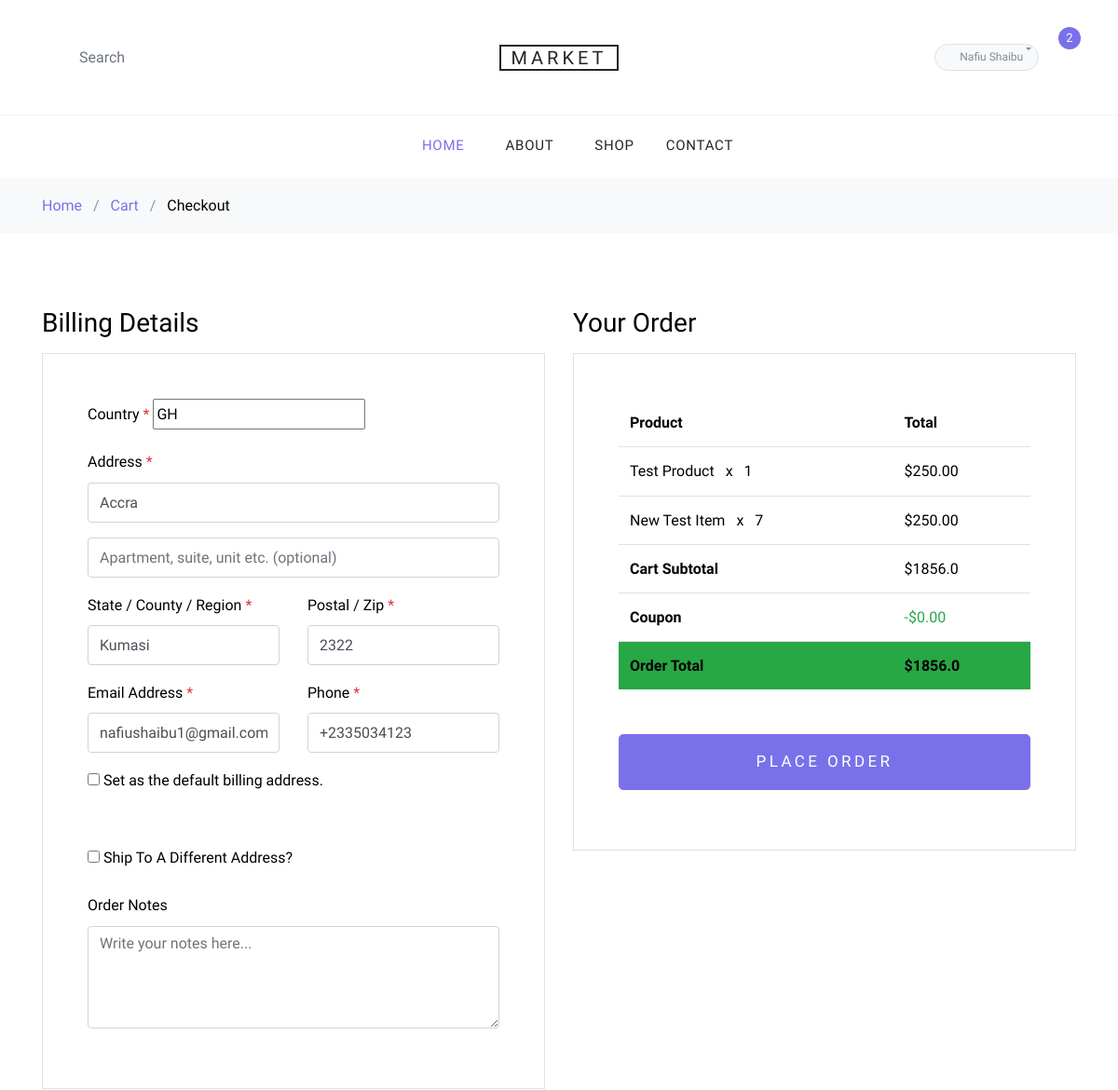
The app's page /shop/user/cart/checkout/ (signed in, upper part), older data.
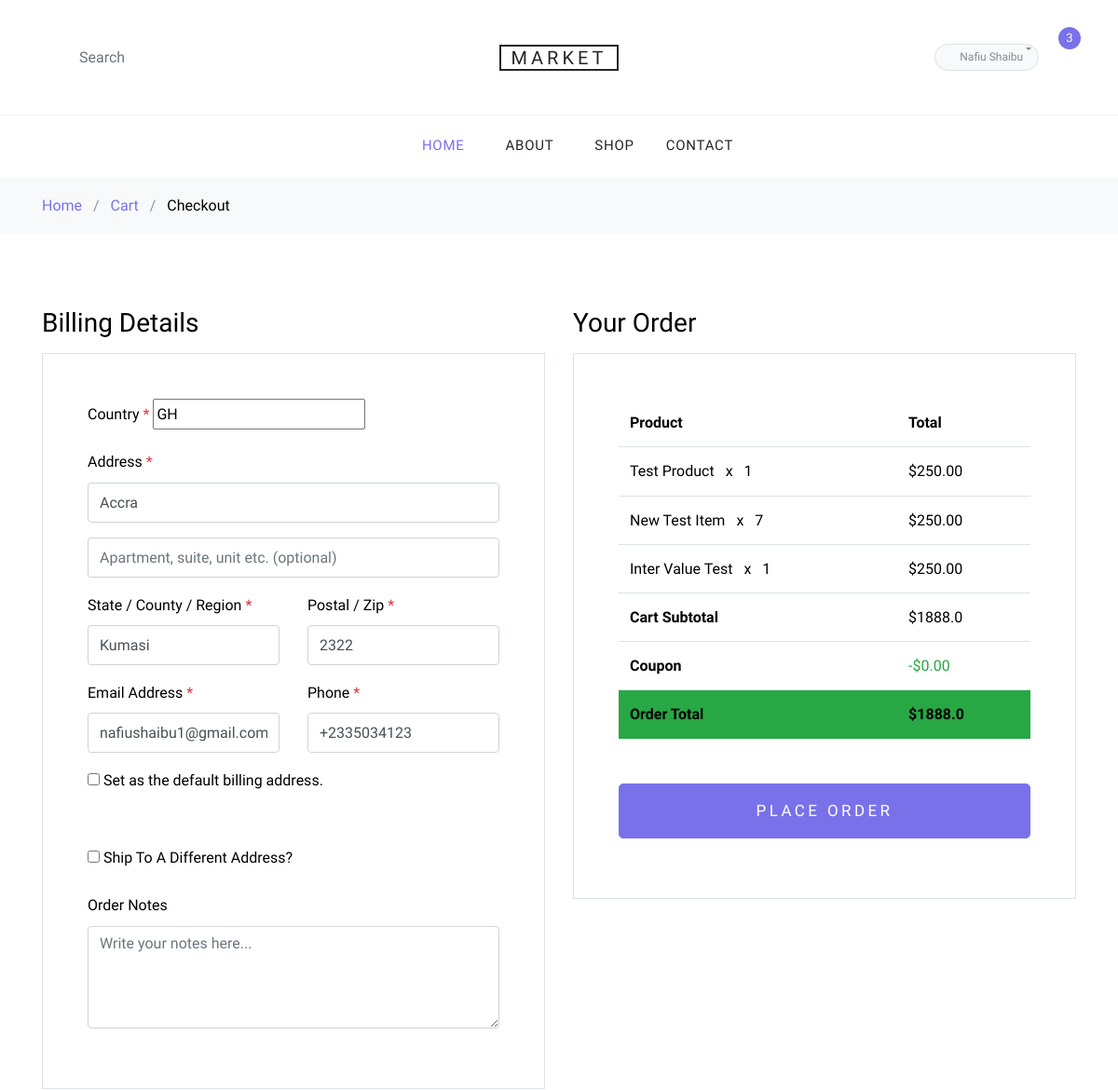
The same page, newer data.
### shop/models/order.py (models this page shows, shortened)
class Order(models.Model):
    ORDER_PENDING = "PENDING"
    ORDER_ORDERED = "ORDERED"
    ORDER_DELIVERED = "DELIVERED"
    ORDER_RECEIVED = "RECEIVED"
    ORDER_STATUS = (
        (ORDER_PENDING, "pending"),
        (ORDER_ORDERED, "ordered"),
        (ORDER_DELIVERED, 'deliver'),
        (ORDER_RECEIVED, 'received')
    )
    user = models.ForeignKey(User, on_delete=models.CASCADE)
    ref_code = models.CharField(max_length=20, blank=True, null=True)
    items = models.ManyToManyField(OrderedItem, related_name="order")
    start_date = models.DateTimeField(auto_now_add=True)
    ordered_date = models.DateTimeField()
    ordered = models.BooleanField(default=False)
    shipping_address = models.ForeignKey(Address, related_name='shipping_address',
                                         on_delete=models.SET_NULL, blank=True, null=True)
    billing_address = models.ForeignKey(Address, related_name='billing_address',
                                        on_delete=models.SET_NULL, blank=True, null=True)
    coupon = models.ForeignKey(Coupon, on_delete=models.SET_NULL, blank=True, null=True)
    order_status = models.CharField(choices=ORDER_STATUS, max_length=30)
    refund_requested = models.BooleanField(default=False)
    refund_granted = models.BooleanField(default=False)
    @classmethod
    def get_user_pending_order(cls, user=None):
        if user.is_authenticated:
            order_qs = cls.objects.filter(user=user, order_status=cls.ORDER_PENDING)
            return order_qs[0] if order_qs.exists() else None
        return None
    def get_sub_total(self):
        total = 0
        for order_item in self.items.all():
            total += order_item.get_final_price()
        return total
    def get_total(self):
        total = 0
        for order_item in self.items.all():
            total += order_item.get_final_price()
        if self.coupon:
            total -= self.coupon.amount
        return total

class OrderedItem(models.Model):
    user = models.ForeignKey(User, on_delete=models.CASCADE)
    ordered = models.BooleanField(default=False)
    item = models.ForeignKey(Item, on_delete=models.CASCADE)
    quantity = models.IntegerField(default=1)
    date_added = models.DateTimeField(auto_now_add=True)
    def get_total_item_price(self):
        return self.quantity * self.item.price
    def get_final_price(self):
        if self.item.discount_price:
            return self.get_total_discount_item_price()
        return self.get_total_item_price()

### shop/models/item.py (models this page shows, shortened)
class Item(models.Model):
    title = models.CharField(max_length=100)
    price = models.FloatField()
    discount_price = models.FloatField(blank=True, null=True)
    description = models.TextField()
    image = models.ImageField(upload_to='media/images/items/', blank=True, null=True)
    date_added = models.DateTimeField(auto_now_add=True)
    total_in_stock = models.IntegerField(default=1)
    class Meta:
        ordering = ['-date_added']

### shop/views/checkout.py (the view, shortened to what this page needs)
# urls.py: path('user/cart/checkout/', views.checkout, name="checkout"),
@login_required()
def checkout(request):
    template_name = "shop/checkout.html"
    if request.method == "GET":
        shipping_address = billing_address = None
        form = CheckOutForm()
        user_pending_order = Order.get_user_pending_order(user=request.user)
        if user_pending_order is None:
            messages.warning(request, "Sorry you have no pending order")
            return redirect('shop:products')
        if user_pending_order.shipping_address and \
                user_pending_order.billing_address:
            form = set_billing_address_fields(form, user_pending_order.billing_address)
            form = set_shipping_address_fields(form, user_pending_order.shipping_address)
        context = {
            "categories": ItemCategory.objects.all(),
            'user_order': Order.get_user_pending_order(request.user),
            "form": form,
            "shipping_address": shipping_address,
            "billing_address": billing_address
        }
        return render(request, template_name, context=context)

### shop/views/checkout.py (called while the page is built)
def set_shipping_address_fields(form, shipping_address):
    form.fields['shipping_country'].initial = shipping_address.country
    form.fields['shipping_address'].initial = shipping_address.street_address
    form.fields['shipping_address2'].initial = shipping_address.apartment_address
    form.fields['shipping_region'].initial = shipping_address.region_or_state
    form.fields['shipping_zip'].initial = shipping_address.zip
    form.fields['shipping_user_email'].initial = shipping_address.email
    form.fields['shipping_user_phone_number'].initial = shipping_address.phone_number
    return form

def set_billing_address_fields(form, billing_address):
    form.fields['billing_country'].initial = billing_address.country
    form.fields['billing_address'].initial = billing_address.street_address
    form.fields['billing_address2'].initial = billing_address.apartment_address
    form.fields['billing_region'].initial = billing_address.region_or_state
    form.fields['billing_zip'].initial = billing_address.zip
    form.fields['billing_user_email'].initial = billing_address.email
    form.fields['billing_user_phone_number'].initial = billing_address.phone_number
    return form

### shop/templates/shop/checkout.html (shortened to what the changed rows need)
{% extends 'base.html' %}
{% load static %}
{% block content %}
<div class="site-section">
    <div class="container">
        <form method="post" action="">
        <div class="row">
            <div class="col-md-6 mb-5 mb-md-0">
                <h2 class="h3 mb-3 text-black">Billing Details</h2>
            </div>
          <div class="col-md-6">
            <div class="row mb-5">
              <div class="col-md-12">
                <h2 class="h3 mb-3 text-black">Your Order</h2>
                <div class="p-3 p-lg-5 border">
                  <table class="table table-hover site-block-order-table mb-5">
                    <thead>
                    <th>Product</th>
                    <th>Total</th>
                    </thead>
                    <tbody>
                    {% for product in user_order.items.all %}
                    <tr>
                      <td>{{product.item.title|title}} <strong class="mx-2">x</strong> {{product.quantity}}</td>
                      <td>$250.00</td>
                    </tr>
                    {% endfor %}
                    <tr>
                      <td class="text-black font-weight-bold"><strong>Cart Subtotal</strong></td>
                      <td class="text-black">${{user_order.get_sub_total}}</td>
                    </tr>
                    <tr class="bg-success">
                      <td class="text-black font-weight-bold"><strong>${{user_order.get_total}}</strong></td>
                    </tr>
                    </tbody>
                  </table>
                </div>
              </div>
            </div>
          </div>
        </div>
        </form>
      </div>
    </div>
{% endblock content %}

### users/templates/site_navbar.html (shortened to what this page needs)
<div class="site-navbar-top">
    <div class="container">
        <div class="row align-items-center">
            <div class="col-6 col-md-4 order-2 order-md-1 site-search-icon text-left">
                <form action="" class="site-block-top-search">
                    <span class="icon icon-search2"></span>
                    <input type="text" class="form-control border-0" placeholder="Search">
                </form>
            </div>
            <div class="col-12 mb-3 mb-md-0 col-md-4 order-1 order-md-2 text-center">
              <div class="site-logo">
                <a href="/shop" class="js-logo-clone">Market</a>
              </div>
            </div>
            <div class="col-6 col-md-4 order-3 order-md-3 text-right">
              <div class="site-top-icons">
                <ul>
                  {% if request.user.is_authenticated %}
                  <li class="dropdown">
                    <a href="#" class="badge badge-pill badge-light border d-inline-flex dropdown-toggle"
                       data-toggle="dropdown" id="userAccount" aria-haspopup="true" aria-expanded="false">
                      <span class="icon icon-person"></span>
                      <span class="font-weight-light ml-1" style="line-height: 21px;font-size: 12px;">{{user.get_full_name|title}}</span>
                    </a>
                  </li>
                  {% endif %}
                  <li>
                    <a href="{% url 'shop:user_cart' %}" class="site-cart">
                      <span class="icon icon-shopping_cart"></span>
                      <span class="count">{% if user_order %}{{user_order.items.all|length}}{% else %}0{% endif %}</span>
                    </a>
                  </li>
                </ul>
              </div>
            </div>
        </div>
    </div>
</div>

Row changes from the older to the newer data that the page shows:
computed for Order: items.all|length "2" → "3"; get_sub_total "1856.0" → "1888.0"; get_total "1856.0" → "1888.0"
added OrderedItem: item "Inter Value Test", quantity "1"
